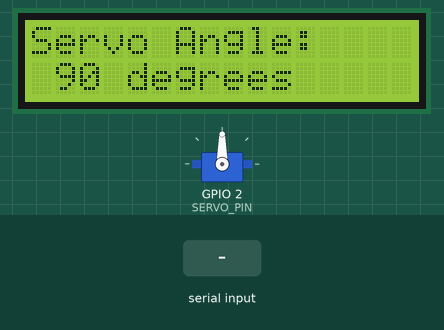
Recording of a sketch running on a simulated ESP32. Shown: 16×2 character LCD, servo. Inputs (shaded band) come from the test bench. What the sketch prints to the serial monitor is not drawn.

Above: at 1.2 s.
1.3 s: "90,45\n" received over Serial
At 1.6 s:
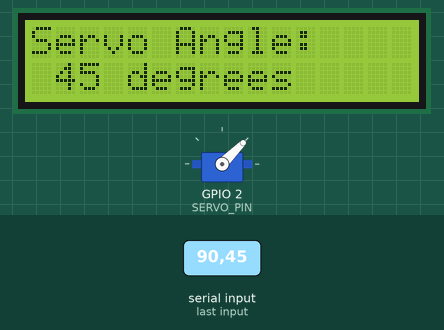
2.8 s: "30,150\n" received over Serial
At 4.0 s:
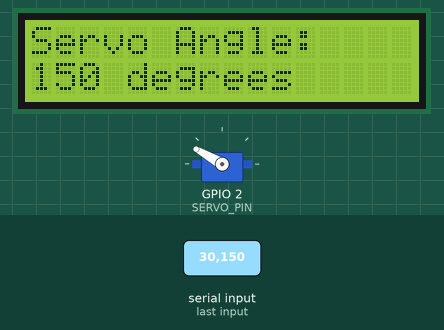
4.3 s: "5\n" received over Serial
At 5.0 s:
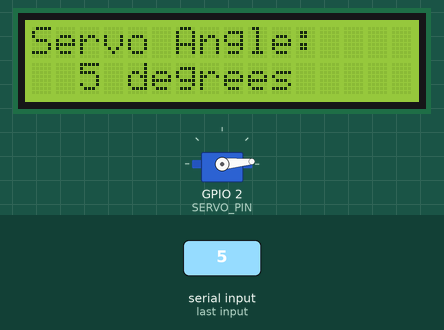
5.8 s: "90\n" received over Serial
At 6.2 s:
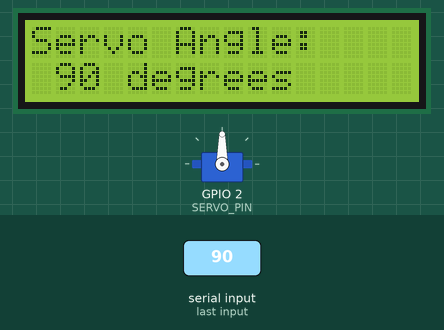
Timing chart, 0 to 8.3 s (numbered marks = the images above; inputs shaded):
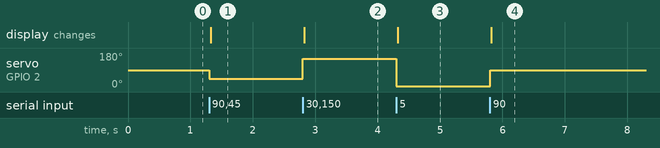

The sketch:

E7-SERVO-LCD.ino
```cpp
#include <Arduino.h>
#include <LiquidCrystal_I2C.h>
#include <ESP32Servo.h>

// Constants
#define SERVO_PIN      2 // Pin connected to the servo motor
#define I2C_ADDRESS 0x27 // I2C address of the LCD
#define LCD_COLUMNS   16 // Number of columns on the LCD
#define LCD_ROWS       2 // Number of rows on the LCD

// Initialize the LCD
LiquidCrystal_I2C lcd(I2C_ADDRESS, LCD_COLUMNS, LCD_ROWS);

// Define servo object
Servo myServo;

// Function to update the LCD display with the current servo angle
void updateLCD(int angle) {
    // Buffer for storing LCD text
    char buffer[16];

    // Print header on line 1
    lcd.setCursor(0, 0);
    sprintf(buffer, "Servo Angle:");
    lcd.print(buffer);

    // Print servo value on line 2
    lcd.setCursor(0, 1);
    sprintf(buffer, "%3d degrees", angle);
    lcd.print(buffer);
}

void setup() {
    // Initialize serial communication
    Serial.begin(115200);

    // Initialize LCD
    lcd.init();
    lcd.backlight();

    // Attach servo to SERVO_PIN
    myServo.attach(SERVO_PIN, 700, 2400);

    // Set initial servo position to 90
    myServo.write(90);

    // Display initial angle on the LCD
    updateLCD(90);

    // Prompt user for input
    Serial.println("Enter angle (0-180): ");
}

void loop() {
    // Check if data is available on the serial monitor
    if (Serial.available()) {
        // Read the input angle from the serial monitor
        int angle = Serial.parseInt();

        // Read the newline character
        char c = Serial.read();

        // Ensure the angle is within the valid range (0 to 180)
        // and check for newline character
        if (angle >= 0 && angle <= 180 && c == '\n') {
            // Move the servo to the specified angle
            myServo.write(angle);

            // Display the angle on the LCD
            updateLCD(angle);

        } else {
            // Invalid data feedback
            Serial.println("Invalid angle. Enter a value between 0 and 180.");
        }
        // Prompt user for next input
        Serial.println("Enter angle (0-180): ");
    }
}
```

Measured:
- after the input at 1.3 s, servo on GPIO 2 (SERVO_PIN): 90° → 45° at once; the display: changes at once (image 1)
- after the input at 2.8 s, servo on GPIO 2 (SERVO_PIN): 45° → 150° at once; the display: changes at once (image 2)
- after the input at 4.3 s, servo on GPIO 2 (SERVO_PIN): 150° → 5° at once; the display: changes at once (image 3)
- after the input at 5.8 s, servo on GPIO 2 (SERVO_PIN): 5° → 90° at once; the display: changes at once (image 4)
